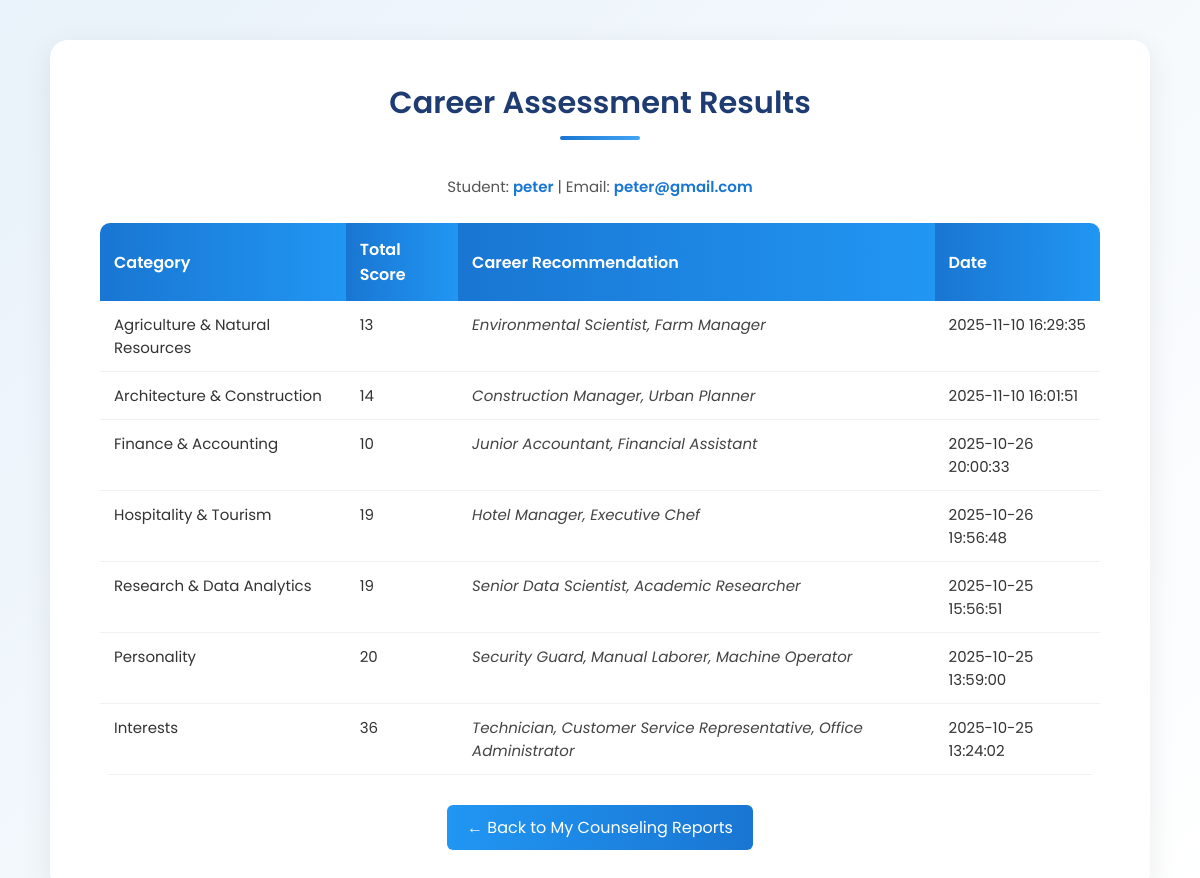
Page /view_career_assessment.php (signed in) on the committed database.
### tables this page shows
CREATE TABLE `users` (
  `id` int(10) UNSIGNED NOT NULL,
  `reg_no` varchar(50) DEFAULT NULL,
  `name` varchar(150) NOT NULL,
  `email` varchar(150) NOT NULL,
  `profile_pic` varchar(255) DEFAULT NULL,
  `password_hash` varchar(255) NOT NULL,
  `role` varchar(20) NOT NULL DEFAULT 'student',
  `status` varchar(20) NOT NULL DEFAULT 'pending',
  `created_at` timestamp NOT NULL DEFAULT current_timestamp()
);

CREATE TABLE `student_career_results` (
  `id` int(11) NOT NULL,
  `student_id` int(11) NOT NULL,
  `category` varchar(100) NOT NULL,
  `total_score` int(11) NOT NULL,
  `recommendation` text DEFAULT NULL,
  `created_at` datetime DEFAULT current_timestamp()
);

### view_career_assessment.php (the view, shortened to what this page needs)
<?php
require 'db.php';
$student_id = $_SESSION['user_id'];
$stmt = $pdo->prepare("SELECT name, email FROM users WHERE id = ?");
$stmt->execute([$student_id]);
$student = $stmt->fetch(PDO::FETCH_ASSOC);
$student_name = $student['name'] ?? 'Unknown';
$student_email = $student['email'] ?? '';
$stmt = $pdo->prepare("
    SELECT category, total_score, recommendation, created_at
    FROM student_career_results
    WHERE student_id = ?
    ORDER BY created_at DESC
");
$stmt->execute([$student_id]);
$results = $stmt->fetchAll(PDO::FETCH_ASSOC);
?>
<!DOCTYPE html>
<html lang="en">
<head>
</head>
<body>
<div class="container">
  <div class="title-bar">
    <h2>Career Assessment Results</h2>
    <div class="line"></div>
  </div>
  <div class="student-info">
    Student: <span><?= htmlspecialchars($student_name) ?></span> |
    Email: <span><?= htmlspecialchars($student_email) ?></span>
  </div>
  <?php if (count($results) > 0): ?>
  <table>
    <thead>
      <tr>
        <th>Category</th>
        <th>Total Score</th>
        <th>Career Recommendation</th>
        <th>Date</th>
      </tr>
    </thead>
    <tbody>
      <?php foreach ($results as $r): ?>
      <tr>
        <td><?= htmlspecialchars($r['category']) ?></td>
        <td><?= htmlspecialchars($r['total_score']) ?></td>
        <td class="recommendation">
          <?= $r['recommendation'] ? htmlspecialchars($r['recommendation']) : 'No recommendation available' ?>
        </td>
        <td><?= htmlspecialchars($r['created_at'] ?? '') ?></td>
      </tr>
      <?php endforeach; ?>
    </tbody>
  </table>
  <?php else: ?>
    <p class="no-data">You have not completed any career assessments yet.</p>
  <?php endif; ?>
  <div style="text-align:center;">
    <a href="student_view_report.php" class="btn-back">← Back to My Counseling Reports</a>
  </div>
</div>
</body>
</html>

### view_career_assessment.php (style rules this page uses)
body { font-family: "Poppins", "Segoe UI", sans-serif; background: linear-gradient(135deg, #e9f2fa, #ffffff); margin: 0; padding: 40px 0; color: #333; }
.container { max-width: 1000px; margin: 0 auto; background: #fff; padding: 40px 50px; border-radius: 18px; box-shadow: 0 8px 30px rgba(0, 0, 0, 0.08); animation: fadeIn 0.8s ease; }
.title-bar { text-align: center; margin-bottom: 35px; }
.title-bar h2 { font-size: 1.9em; color: #1e3c72; font-weight: 600; margin: 0; }
.title-bar .line { width: 80px; height: 4px; margin: 10px auto 0; border-radius: 4px; background: linear-gradient(90deg, #1976d2, #42a5f5); }
.student-info { text-align: center; font-size: 15px; color: #555; margin-bottom: 25px; }
.student-info span { color: #1976d2; font-weight: 600; }
table { width: 100%; border-collapse: collapse; border-radius: 10px; overflow: hidden; }
thead th { background: linear-gradient(90deg, #1976d2, #2196f3); color: #fff; padding: 14px; font-weight: 600; text-align: left; }
tbody td { background: #fff; border-bottom: 1px solid #f1f1f1; padding: 12px 14px; font-size: 15px; vertical-align: top; }
.recommendation { font-style: italic; color: #444; }
.btn-back { display: inline-block; margin-top: 30px; text-decoration: none; background: linear-gradient(90deg, #2196f3, #1976d2); color: #fff; padding: 10px 20px; border-radius: 6px; transition: 0.3s; }

### rows in the picture
users: name "peter", email "peter@gmail.com"
student_career_results: category "Agriculture & Natural Resources", total_score "13", recommendation "Environmental Scientist, Farm Manager", created_at "2025-11-10 16:29:35"
student_career_results: category "Architecture & Construction", total_score "14", recommendation "Construction Manager, Urban Planner", created_at "2025-11-10 16:01:51"
student_career_results: category "Finance & Accounting", total_score "10", recommendation "Junior Accountant, Financial Assistant", created_at "2025-10-26 20:00:33"
student_career_results: category "Hospitality & Tourism", total_score "19", recommendation "Hotel Manager, Executive Chef", created_at "2025-10-26 19:56:48"
student_career_results: category "Research & Data Analytics", total_score "19", recommendation "Senior Data Scientist, Academic Researcher", created_at "2025-10-25 15:56:51"
student_career_results: category "Personality", total_score "20", recommendation "Security Guard, Manual Laborer, Machine Operator", created_at "2025-10-25 13:59:00"
student_career_results: category "Interests", total_score "36", recommendation "Technician, Customer Service Representative, Office Administrator", created_at "2025-10-25 13:24:02"
